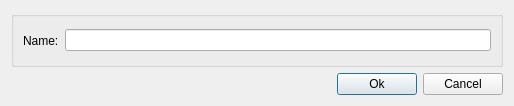
<?xml version="1.0" encoding="UTF-8"?>
<ui version="4.0">
 <class>dlgEdit</class>
 <widget class="QDialog" name="dlgEdit">
  <property name="geometry">
   <rect>
    <x>0</x>
    <y>0</y>
    <width>514</width>
    <height>106</height>
   </rect>
  </property>
  <property name="windowTitle">
   <string>Edit ...</string>
  </property>
  <property name="windowIcon">
   <iconset resource="bbdigitalminutes.qrc">
    <normaloff>:/resources/edit.png</normaloff>:/resources/edit.png</iconset>
  </property>
  <layout class="QVBoxLayout" name="verticalLayout_11">
   <item>
    <widget class="QGroupBox" name="gbPlayerData">
     <property name="title">
      <string/>
     </property>
     <layout class="QHBoxLayout" name="horizontalLayout_46">
      <item>
       <widget class="QLabel" name="lblName">
        <property name="text">
         <string>Name:</string>
        </property>
       </widget>
      </item>
      <item>
       <widget class="QLineEdit" name="ledName"/>
      </item>
     </layout>
    </widget>
   </item>
   <item>
    <layout class="QHBoxLayout" name="horizontalLayout_23">
     <item>
      <spacer name="horizontalSpacer_6">
       <property name="orientation">
        <enum>Qt::Horizontal</enum>
       </property>
       <property name="sizeHint" stdset="0">
        <size>
         <width>40</width>
         <height>20</height>
        </size>
       </property>
      </spacer>
     </item>
     <item>
      <widget class="QPushButton" name="pbOk">
       <property name="text">
        <string>Ok</string>
       </property>
       <property name="icon">
        <iconset resource="bbdigitalminutes.qrc">
         <normaloff>:/resources/ok.png</normaloff>:/resources/ok.png</iconset>
       </property>
      </widget>
     </item>
     <item>
      <widget class="QPushButton" name="pbCancel">
       <property name="text">
        <string>Cancel</string>
       </property>
       <property name="icon">
        <iconset resource="bbdigitalminutes.qrc">
         <normaloff>:/resources/cancel.png</normaloff>:/resources/cancel.png</iconset>
       </property>
      </widget>
     </item>
    </layout>
   </item>
  </layout>
 </widget>
 <resources>
  <include location="bbdigitalminutes.qrc"/>
 </resources>
 <connections/>
</ui>
